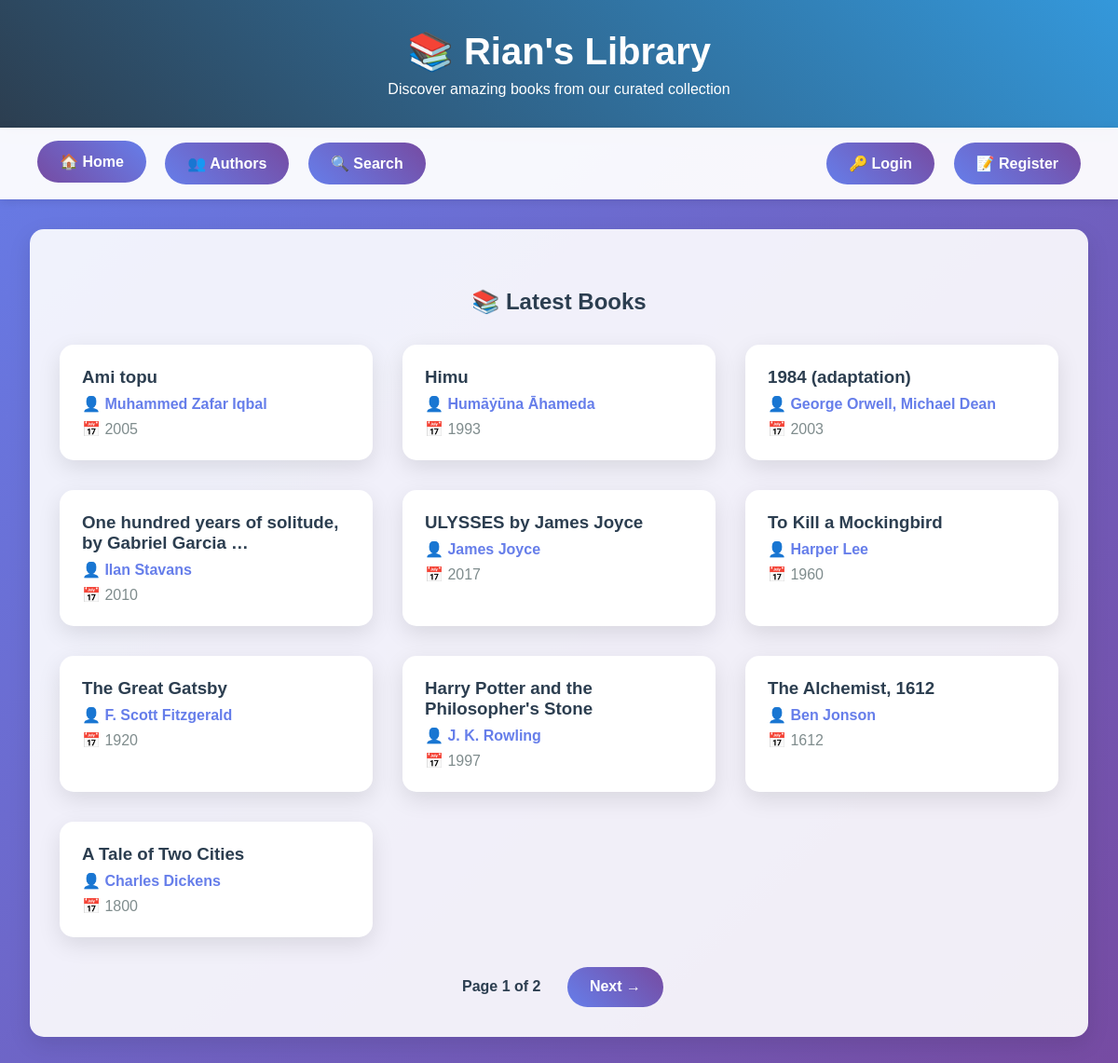
Before: / with the older database file.
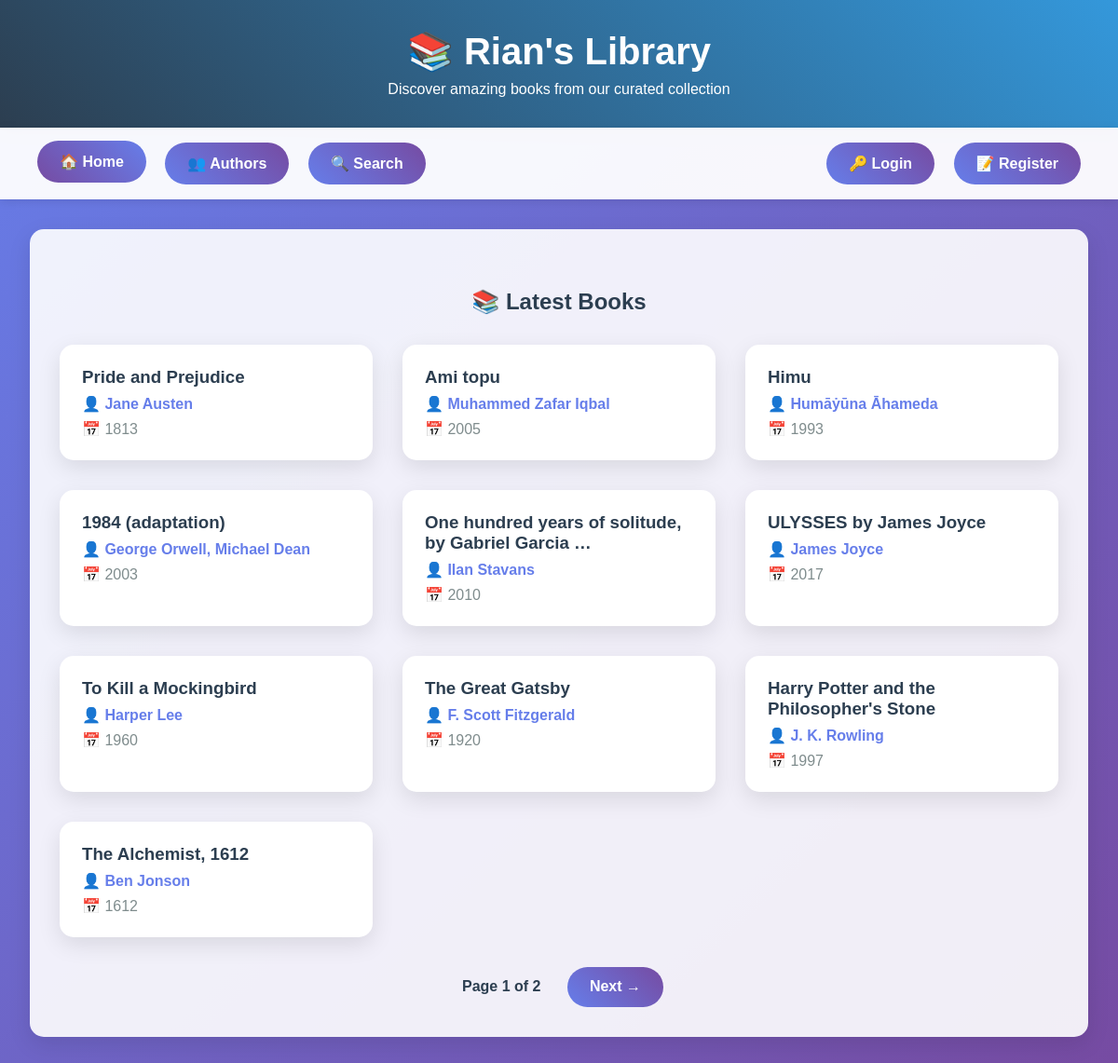
After: the same page with the newer database file.
### books/models.py (models this page shows, shortened)
class Book(models.Model):
    title = models.CharField(max_length=300)
    authors = models.ManyToManyField(Author, related_name='books')
    cover_image = models.URLField(blank=True, null=True)
    publication_year = models.CharField(max_length=10, blank=True, null=True)
    isbn = models.CharField(max_length=20, blank=True, null=True)
    description = models.TextField(blank=True, null=True)
    open_library_key = models.CharField(max_length=100, blank=True, null=True)
    created_at = models.DateTimeField(auto_now_add=True)
    updated_at = models.DateTimeField(auto_now=True)
    class Meta:
        ordering = ['-created_at']

class Author(models.Model):
    name = models.CharField(max_length=200, unique=True)
    birth_date = models.CharField(max_length=50, blank=True, null=True)
    bio = models.TextField(blank=True, null=True)
    created_at = models.DateTimeField(auto_now_add=True)
    class Meta:
        ordering = ['name']

### books/views.py (the view)
# urls.py: path('', views.home, name='home'),
def home(request):
    if request.user.is_authenticated:
        if request.user.is_staff:
            return redirect('books:admin_dashboard')
        else:
            return redirect('books:user_dashboard')
    books_list = Book.objects.all().prefetch_related('authors')
    paginator = Paginator(books_list, 10)
    page_number = request.GET.get('page')
    books = paginator.get_page(page_number)
    total_books = Book.objects.count()
    total_authors = Author.objects.count()
    latest_book = Book.objects.filter(publication_year__isnull=False).order_by('-publication_year').first()
    latest_year = latest_book.publication_year if latest_book else 'N/A'
    context = {
        'books': books,
        'total_books': total_books,
        'total_authors': total_authors,
        'latest_year': latest_year,
        'is_paginated': books.has_other_pages(),
        'page_obj': books,
    }
    return render(request, 'books/home.html', context)

### templates/books/home.html (shortened to what this page needs)
{% extends 'base.html' %}
{% load static %}
{% block content %}
<h2>📚 Latest Books</h2>
{% if books %}
    <div class="book-grid">
        {% for book in books %}
            <div class="book-card" onclick="location.href='{% url 'books:book_detail' book.id %}'">
                <h3>{{ book.title|truncatechars:50 }}</h3>
                <div class="author">
                    👤 {% for author in book.authors.all %}{{ author.name }}{% if not forloop.last %}, {% endif %}{% endfor %}
                </div>
                {% if book.publication_year %}
                    <div class="year">📅 {{ book.publication_year }}</div>
                {% endif %}
            </div>
        {% endfor %}
    </div>
    {% if is_paginated %}
        <div style="text-align: center; margin-top: 2rem;">
            <span style="margin: 0 1rem; color: #2c3e50; font-weight: 600;">
                Page {{ page_obj.number }} of {{ page_obj.paginator.num_pages }}
            </span>
            {% if page_obj.has_next %}
                <a href="?page={{ page_obj.next_page_number }}" class="nav-btn">Next →</a>
            {% endif %}
        </div>
    {% endif %}
{% else %}
    <div class="no-results">
        <h3>📚 No Books Available</h3>
        <p>There are no books in the collection yet. Please check back later!</p>
    </div>
{% endif %}
{% endblock %}

Changed rows visible on the page:
no longer on this page (row unchanged): Book: title "A Tale of Two Cities", publication_year "1800"
no longer on this page (row unchanged): Author: name "Charles Dickens", shown under "A Tale of Two Cities"
added Book: title "Pride and Prejudice", publication_year "1813"
added Author: name "Jane Austen", shown under "Pride and Prejudice"
